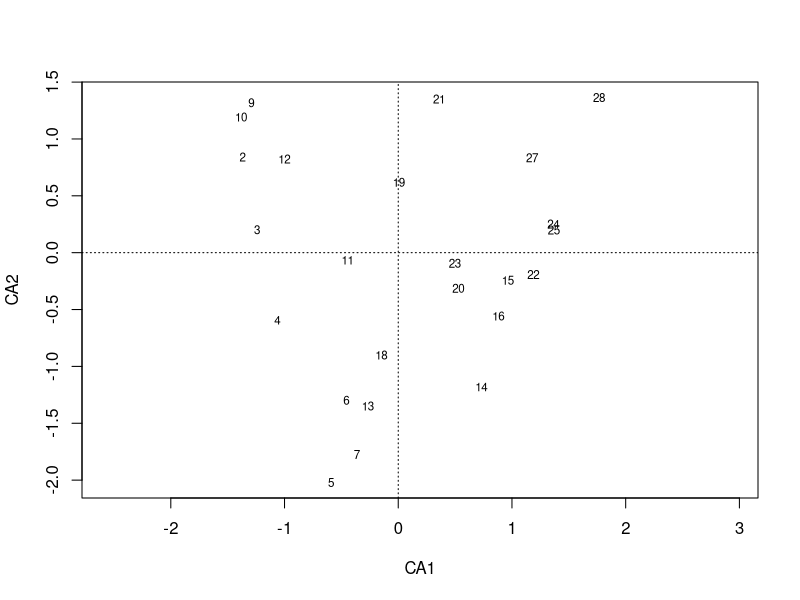
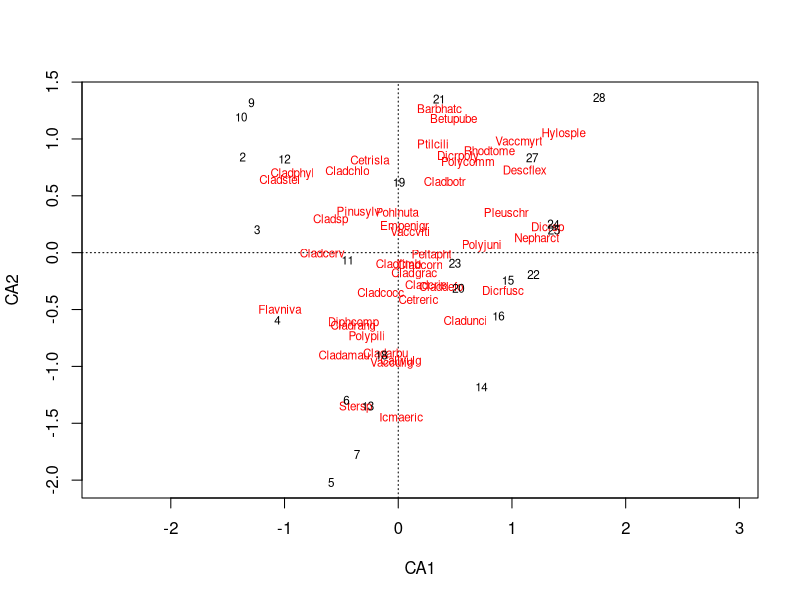
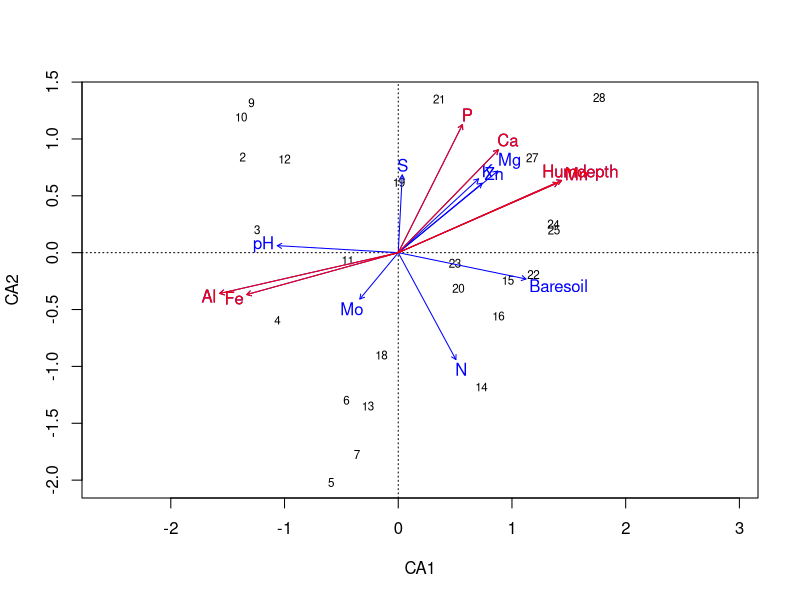

Generate these figures, in order, with R: (Note: this script raises an error after producing the figures.)
## ---- chunk 1
library(vegan)
## ---- chunk 2
data(varespec)
head(varespec)
## ---- chunk 3
class(varespec)
varesepc.matrix <- as.matrix(varespec)

class(varesepc.matrix)
## ---- chunk 4
varespec.pa<-decostand(varesepc.matrix, method="pa")
## ---- chunk 5
ca.varespec<-cca(varespec)
## ---- chunk 6
summary(ca.varespec)
## ---- chunk 7
plot(ca.varespec, display = "sites")
## ---- chunk 8
plot(ca.varespec, display = c("sites", "species"))
## ---- chunk 9
(data(varechem))
## ---- chunk 10
#centrer-réduire
varechem<-scale(varechem)
## ---- chunk 11
(envfit.varechem<-envfit(ca.varespec, varechem))
## ---- chunk 12
plot(ca.varespec, display = "sites")
plot(envfit.varechem)
plot(envfit.varechem, p.max = 0.05, col = "red")#Les correlations significatives apparaissent en rouge
## ---- chunk 13
#La transformation Hellinger
spe.hel<-decostand(spe, method="hellinger") # vous pouvez aussi simplement écrire "hel"
 
#Transformation de chi-carré
spe.chi<-decostand(spe, method="chi.square")
## ---- chunk 14
data(dune)
data(dune.env)
str(dune.env)
## ---- chunk 15
dune.dist<-vegdist(decostand(dune ,method='hellinger'), method='euclid')
## ---- chunk 16
disper.dune<-betadisper(dune.dist, dune.env$Management)
anova(disper.dune)#pour effectuer un test de signification
## ---- chunk 17
(permanova.dune<-adonis2(dune.dist ~ Management, data = dune.env))
## ---- chunk 18
plot(disper.dune)
